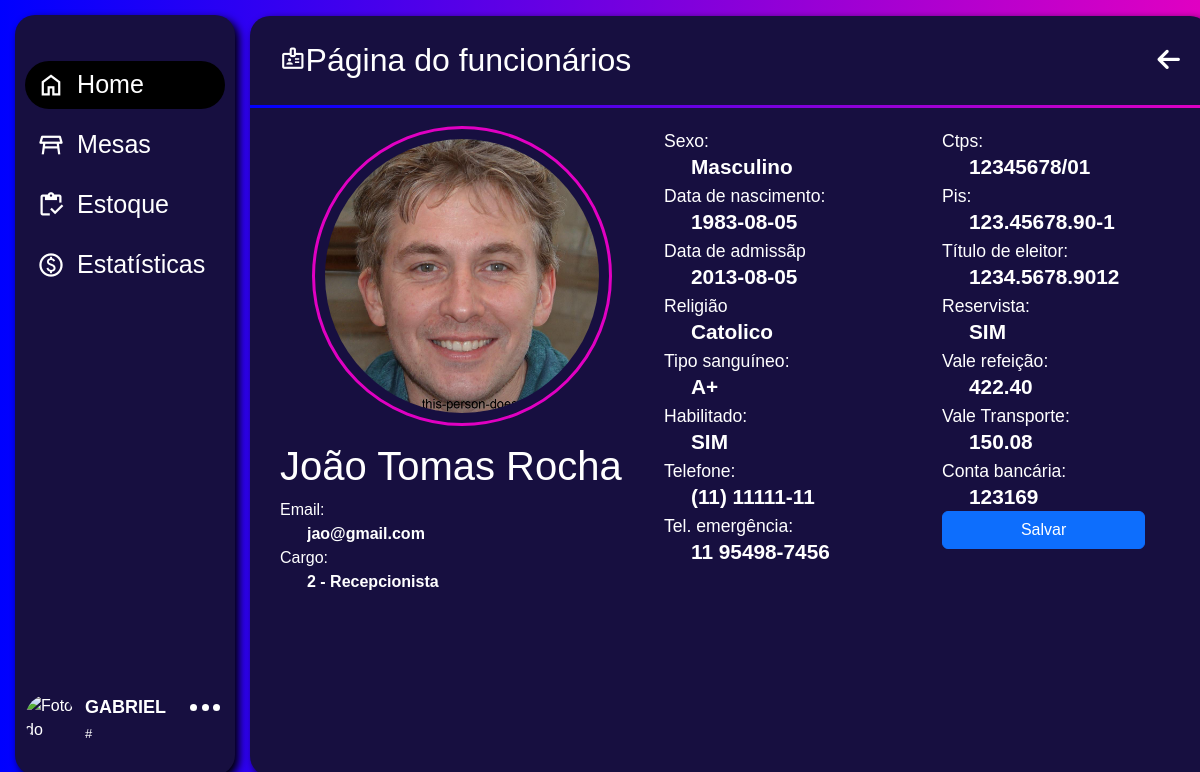
The app's page /ADM/app/pagina-inicial/controle-de-funcionarios/editar-funcionario/editar-funcionario.php?id_func=12321 (signed in) with its own data.
### tables this page shows
CREATE TABLE IF NOT EXISTS `funcionarios` (
  `id_func` int NOT NULL AUTO_INCREMENT,
  `id_tipo` int NOT NULL,
  `nome` varchar(255) NOT NULL,
  `cpf_func` char(14) NOT NULL,
  `dta_nasc` date NOT NULL,
  `sexo` varchar(10) NOT NULL,
  `dta_admissao` date NOT NULL,
  `dta_demissao` date DEFAULT NULL,
  `religiao` varchar(50) DEFAULT NULL,
  `tipo_sanguineo` varchar(3) NOT NULL,
  `tel` char(15) NOT NULL,
  `tel_emergencia` char(15) NOT NULL,
  `ctps` char(14) DEFAULT NULL,
  `pis` char(14) DEFAULT NULL,
  `tit_eleitor` char(16) NOT NULL,
  `reservista` char(3) DEFAULT NULL,
  `vr` float(10,2) DEFAULT NULL,
  `vt` float(10,2) DEFAULT NULL,
  `comissao` float(10,2) NOT NULL,
  `conta_bancaria` varchar(50) NOT NULL,
  `habilitado` varchar(10) DEFAULT NULL,
  `email_adm` varchar(100) NOT NULL,
  `senha_adm` varchar(100) NOT NULL,
  `avatar` varchar(50) DEFAULT NULL,
  PRIMARY KEY (`id_func`),
  UNIQUE KEY `cpf_func` (`cpf_func`),
  UNIQUE KEY `tit_eleitor` (`tit_eleitor`),
  UNIQUE KEY `email_adm` (`email_adm`),
  UNIQUE KEY `conta_bancaria` (`conta_bancaria`),
  UNIQUE KEY `ctps` (`ctps`),
  UNIQUE KEY `pis` (`pis`),
  KEY `id_tipo` (`id_tipo`),
  CONSTRAINT `funcionarios_ibfk_1` FOREIGN KEY (`id_tipo`) REFERENCES `tipo` (`id_tipo`) ON DELETE CASCADE ON UPDATE CASCADE
);

CREATE TABLE IF NOT EXISTS `tipo` (
  `id_tipo` int NOT NULL AUTO_INCREMENT,
  `cargo` varchar(50) NOT NULL,
  `sal_hora` float(10,2) NOT NULL,
  `carga_horaria` float(10,2) NOT NULL,
  `salario` float(10,2) NOT NULL,
  PRIMARY KEY (`id_tipo`)
);

### ADM/app/pagina-inicial/controle-de-funcionarios/editar-funcionario/editar-funcionario.php (the view, shortened to what this page needs)
<?php
include_once(__DIR__ . '/../../../../PHP/conn.php');
if ((!isset($_SESSION['email']) == true) and (!isset($_SESSION['senha'])) == true) {
    unset($_SESSION['email']);
    unset($_SESSION['senha']);
    header('location: ../../../index.html');
} else {
    $nomeFunc = $_SESSION['nome'];
    $idFunc = $_SESSION['id_func'];
    $parts = explode(" ", $nomeFunc);
    $primeiroNome = $parts[0];
    $avatar = '../../../../../imgbd/' . $_SESSION['avatarSession'];
    if (!empty($_GET['id_func'])) {
        $id = $_GET['id_func'];
        $sqlc = "SELECT * FROM funcionarios WHERE id_func = '$id'";
        $resultado = $sql->query($sqlc);
        if($resultado->num_rows > 0){
            while($user_dados = mysqli_fetch_assoc($resultado)){
                $sexo = $user_dados['sexo'];
                $dta_nasc = $user_dados['dta_nasc'];
                $dta_admi = $user_dados['dta_admissao'];
                $religiao = $user_dados['religiao'];
                $tipo_sanguineo = $user_dados['tipo_sanguineo'];
                $habilitado = $user_dados['habilitado'];
                $tel = $user_dados['tel'];
                $tel_emer = $user_dados['tel_emergencia'];
                $ctps = $user_dados['ctps'];
                $pis = $user_dados['pis'];
                $tit_eleitor = $user_dados['tit_eleitor'];
                $reservista = $user_dados['reservista'];
                $vr = $user_dados['vr'];
                $vt = $user_dados['vt'];
                $conta_banc = $user_dados['conta_bancaria'];
                $id_tipo = $user_dados['id_tipo'];
                $nome = $user_dados['nome'];
                $email_adm = $user_dados['email_adm'];
                $avatar_func = $user_dados['avatar'];
                $avatar_f = '../../../../../imgbd/' . $avatar_func;
                $edit_cargo = $sql->query("SELECT cargo FROM tipo WHERE id_tipo = $id_tipo");
                if ($edit_cargo->num_rows > 0) {
                    $cargo = $edit_cargo->fetch_assoc()['cargo'];
                } else {
                    $cargo = "Cargo não encontrado";
                }
            }
        }
        else{
            header('');
        }
    }
}
?>
<!DOCTYPE html>
<html lang="pt-br">
<head>
    <link href="https://cdn.jsdelivr.net/npm/bootstrap@5.3.0-alpha3/dist/css/bootstrap.min.css" rel="stylesheet">
    <link rel="stylesheet" href="../../../../assets/css/menu.css">
    <link rel="stylesheet" href="../../../../assets/css/paginaInicial/edit-func.css">
</head>
<body>
    <div class="fundo">
        <aside class="sidebar">
            <nav>
                <a href="../../home.php">
                    <button class="active">
                        <span>
                            <i class="material-symbols-outlined">home</i>
                            <span>Home</span>
                        </span>
                    </button>
                </a>
                <a href="../../../mesas/home_mesa.php">
                    <button>
                        <span>
                            <i class="material-symbols-outlined">table_restaurant</i>
                            <span>Mesas</span>
                        </span>
                    </button>
                </a>
                <a href="../../../estoque/estoque.php">
                    <button>
                        <span>
                            <i class="material-symbols-outlined">inventory</i>
                            <span>Estoque</span>
                        </span>
                    </button>
                </a>
                <a href="../../../estatisticas/estatisticas.php">
                    <button>
                        <span>
                            <i class="material-symbols-outlined">paid</i>
                            <span>Estatísticas</span>
                        </span>
                    </button>
                </a>
            </nav>
            <header class="sidebar-header">
                <img class="logo-img" src="<?php echo $avatar; ?>" alt="Foto do usuário">
                <span class="dados">
                    <span class="nome"><?php echo $primeiroNome; ?></span>
                    <br>
                    <span class="id">#<?php echo $idFunc; ?></span>
                </span>
                <span id="options">
                    <span class="opcoes">
                        <span class="ball"></span>
                        <span class="ball"></span>
                        <span class="ball"></span>
                    </span>
                </span>
            </header>
        </aside>
        <main class="main">
            <div class="header">
                <div>
                    <i class="material-symbols-outlined">badge</i><span>Página do funcionários</span>
                </div>
                <i class="fa-solid fa-arrow-left" id="backButton"></i>
            </div>
            <hr>
            <div class="mainArea">
                <div class="container">
                    <div class="row">
                        <div class="col-5">
                            <div class="card" style="width: 18rem;">
                                <img src="<?php echo $avatar_f; ?>" class="card-img-top" alt="...">
                                <div class="card-body">
                                    <h1 class="card-title"><?php echo $nome;?></h1>
                                    <div>
                                        <span>Email:</span>
                                        <input type="text" class="res card-text importantInfo" value="<?php echo $email_adm;?>">
                                        <span>Cargo:</span>
                                        <input type="text" class="res card-text importantInfo" value="<?php echo $id_tipo . ' ' . '-' . ' ' . $cargo;?>">
                                    </div>
                                </div>
                            </div>
                        </div>
                        <div class="col-7 informacoes">
                            <form action="../../../../PHP/att_info_adm.php" method="POST">
                                <div class="row">
                                    <div class="col-6">
                                        <p class="perg">Sexo:</p>
                                        <input type="text" class="res" name="sexo" value="<?php echo $sexo;?>">
                                        <p class="perg">Data de nascimento:</p>
                                        <input type="text" class="res" name="dta_nasc" value="<?php echo $dta_nasc;?>">
                                        <p class="perg">Data de admissãp</p>
                                        <input type="text" class="res" name="dta_admissao" value="<?php echo $dta_admi;?>">
                                        <p class="perg">Religião</p>
                                        <input type="text" class="res" name="religiao" value="<?php echo $religiao;?>">
                                        <p class="perg">Tipo sanguíneo:</p>
                                        <input type="text" class="res" name="tipo_sanguineo" value="<?php echo $tipo_sanguineo;?>">
                                        <p class="perg">Habilitado:</p>
                                        <input type="text" class="res" name="habilitado" value="<?php echo $habilitado;?>">
                                        <p class="perg">Telefone:</p>
                                        <input type="text" class="res" name="tel" value="<?php echo $tel;?>">
                                        <p class="perg">Tel. emergência:</p>
                                        <input type="text" class="res" name="tel_emergencia" value="<?php echo $tel_emer;?>">
                                    </div>
                                    <div class="col-6">
                                        <p class="perg">Ctps:</p>
                                        <input type="text" class="res" name="ctps" value="<?php echo $ctps;?>">
                                        <p class="perg">Pis:</p>
                                        <input type="text" class="res" name="pis" value="<?php echo $pis;?>">
                                        <p class="perg">Título de eleitor:</p>
                                        <input type="text" class="res" name="tit_eleitor" value="<?php echo $tit_eleitor;?>">
                                        <p class="perg">Reservista:</p>
                                        <input type="text" class="res" name="reservista" value="<?php echo $reservista;?>">
                                        <p class="perg">Vale refeição:</p>
                                        <input type="text" class="res" name="vr" value="<?php echo $vr;?>">
                                        <p class="perg">Vale Transporte:</p>
                                        <input type="text" class="res" name="vt" value="<?php echo $vt;?>">
                                        <p class="perg">Conta bancária:</p>
                                        <input type="text" class="res" name="conta_bancaria" value="<?php echo $conta_banc;?>">
                                        <input type="submit" value="Salvar" name="Salvar" class="btn btn-primary">
                                    </div>
                                </div>
                            </form>
                        </div>
                    </div>
                </div>
            </div>
        </main>
    </div>
</body>
</html>

### ADM/assets/css/menu.css (style rules this page uses)
:root { --rosa: #E000C2; --azulClaro: #07E8FF; --azul: #0000FF; --azulEscuro:#170F40; --azulDiferenciado:#3214E1; }
* { box-sizing: border-box; }
body { margin: 0; font-family: sans-serif; color: #fff; }
.fundo { position: absolute; background-image: linear-gradient(to left, var(--rosa), var(--azul)); width: 100%; height: 100%; }
.sidebar { position: fixed; background-color: var(--azulEscuro); top: 15px; left: 15px; height: 95%; display: flex; flex-direction: column; align-items: flex-start; width: 220px; padding: 40px 10px 30px 10px; border-radius: 20px; box-shadow: 4px 4px 8px black; }
.sidebar-header { display: flex; width: 100%; margin-top: 16px; }
.dados { display: inline-block; margin-left: 10px; }
.nome { font-weight: bold; font-size: 18px; }
.id { font-size: 13px; }
#options { display: flex; justify-content: flex-end; gap: 1; width: 100%; height: 20px; }
.opcoes { text-align: center; width: 40px; height: 20px; z-index: 2; cursor: pointer; }
.ball { display: inline-block; background-color: #fff; width: 7px; height: 7px; border-radius: 50%; cursor: pointer; }
.logo-img { width: 50px; max-height: 50px; border-radius: 50%; object-fit: cover; transition: transform .4s; }
.sidebar button { height: 60px; background: transparent; border: 0; font-family: inherit; color: inherit; cursor: pointer; text-align: left; padding: 0; width: 100%; }
.sidebar button > span { display: inline-flex; align-items: center; gap: 12px; height: 48px; border-radius: 24px; padding: 0 16px 0 12px; line-height: 1; transition: all .2s; width: 100%; font-size: 1.2rem; }
.active > span { background-color: #000; }
.sidebar button i { position: relative; font-size: 28px; transition: .2s; }
.sidebar button span { font-size: 1.4em; }
.sidebar>nav { flex: 1 1 auto; display: flex; flex-direction: column; width: 100%; font-size: .8em; }
.sidebar>nav a { text-decoration: none; color: #FFF; }
.main { margin-left: 250px; margin-top: 16px; height: 95%; width: 80%; border-radius: 20px; background-color: var(--azulEscuro); box-shadow: 4px 4px 8px black; }
.header { margin-left: 30px; padding-top: 20px; padding-bottom: 5px; display: flex; justify-content: space-between; align-items: center; }
#backButton { margin-right: 30px; cursor: pointer; }
.header i { font-size: 1.6em; }
.header span { font-size: 2em; }
.main hr { background-image: linear-gradient(to right, var(--azul), var(--rosa)); height: 3px; border: none; padding: 0px; opacity: 100; }

### ADM/assets/css/paginaInicial/edit-func.css (style rules this page uses)
.card { margin: auto; width: 400px !important; background-color: var(--azulescuro); color: #fff; border: 2px solid transparent; }
.card img { display: block; margin: auto; border: 3px solid var(--rosa); border-radius: 100%; padding: 10px; width: 300px; height: 300px; object-fit: cover; }
.card span { display: block; }
.card-text { font-size: 1em !important; font-weight: bold; margin-left: 20px; }
.card-text::before { content: '- '; }
.informacoes { border: 2px solid transparent; }
p { line-height: 10px; font-size: 1.1em; }
.perg { margin-top: 10px; margin-bottom: .5rem !important; }
.res { width: 80%; margin-left: 25px; padding-bottom: 0px; color: #fff; background-color: transparent; border: none; font-size: 1.3em; line-height: 15px; font-weight: bold; cursor: default; }
.btn { width: 80%; }

### records on screen
funcionarios: avatar (picture), nome "João Tomas Rocha", email_adm "jao@gmail.com", id_tipo.cargo "2 - Recepcionista", sexo "Masculino", dta_nasc "1983-08-05", dta_admissao "2013-08-05", religiao "Catolico", tipo_sanguineo "A+", habilitado "SIM", tel "(11) 11111-11", tel_emergencia "11 95498-7456", ctps "12345678/01", pis "123.45678.90-1", tit_eleitor "1234.5678.9012", reservista "SIM", vr "422.40", vt "150.08", conta_bancaria "123169"

### other values on screen
$primeiroNome "GABRIEL"
